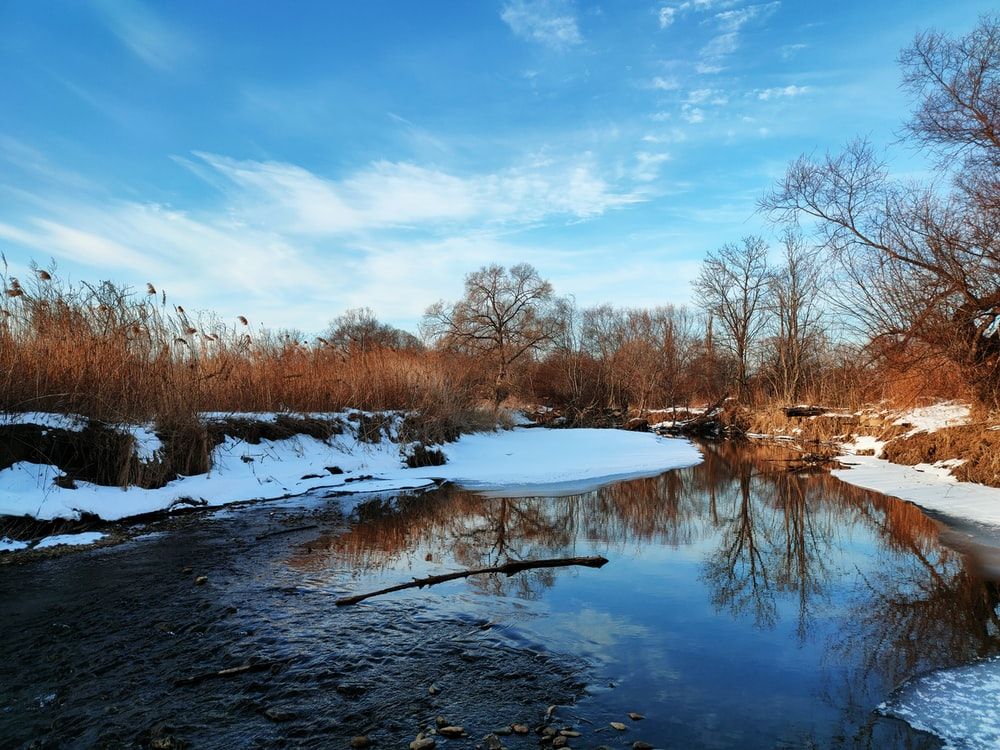
#> input picture OpenCV/sample.jpeg, 1000 x 750 px
$ python '3-drawing&WritingOnImages.py'
#> lines starting #> are read from the running program, lines starting #| are printed output that depends on the picture
import cv2
import numpy as np

img = cv2.imread('sample.jpeg', cv2.IMREAD_COLOR) # Reading image
#> img is the input picture: shape (750, 1000, 3); mean B, G, R 145.6, 126.5, 97.9
cv2.line(img , (0,0) , (150,150) , (255,255,255) , 15)
##### Drawing a line #####
# 1st param - where to draw a line
# 2nd param - starting coordinates of the line
# 3rd param - ending coordinates of the line
# 4th param - colour of line in bgr format
# 5th param - line width

cv2.rectangle(img , (200,200) , (400,400) , (0,255,0) ,10)
##### Drawing a rectangle #####
# 1st param - where to draw a line
# 2nd param - top left coordinates of the rectangle
# 3rd param - bottom right coordinates of the rectangle
# 4th param - colour of rectangle in bgr format
# 5th param - rectangle width

cv2.circle(img , (500,500) , 50 , (0,0,255) ,-1)
##### Drawing a circle #####
# 1st param - where to draw a circle
# 2nd param - centre coordinates
# 3rd param - radius
# 4th param - colour of circle
# 5th param - -1 indicates to fill the circle

pts = np.array([[10,5] ,[20,40] , [100,200] ,[60,80]] , np.int32)
cv2.polylines(img , [pts] , True , (255,0,255), 5)
##### Drawing a polygon #####
# 1st param - where to draw a polygon
# 2nd param - array of points
# 3rd param - whether last point should connect to the first point
# 4th param - colour of polygon
# 5th param - width

font = cv2.FONT_HERSHEY_COMPLEX
cv2.putText(img , 'Hello World', (800,400) ,font , 1 , (145,234,12), 2 , cv2.LINE_AA)
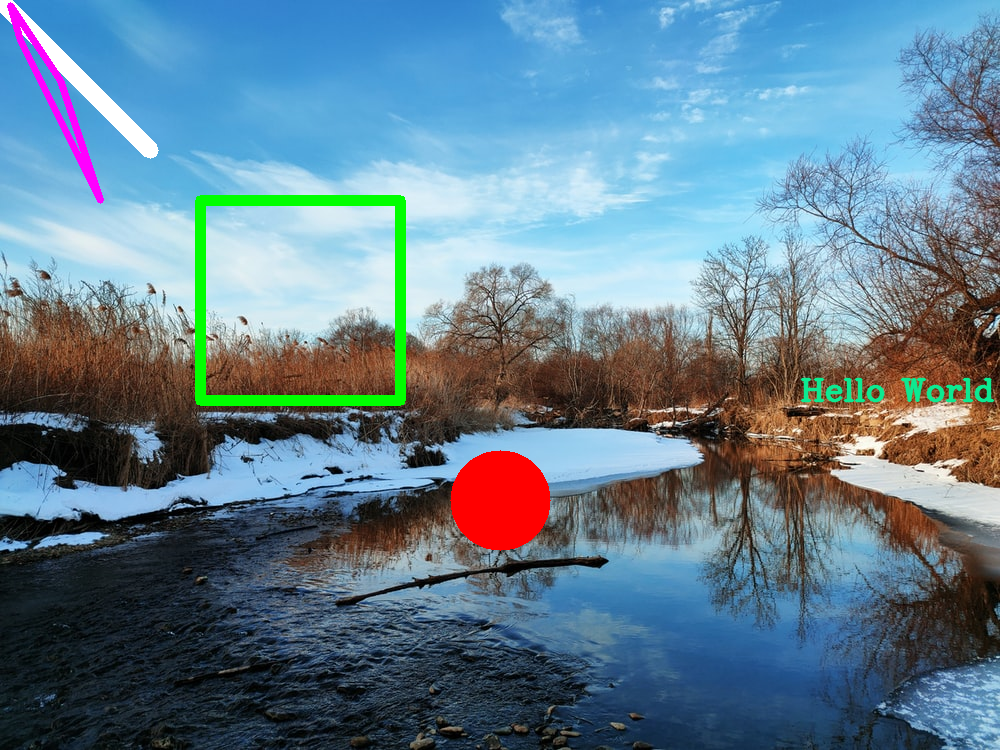
#> img: shape (750, 1000, 3); mean B, G, R 143, 126.6, 98.8
##### Drawing a polygon #####
# 1st param - where to write
# 2nd param - what to write
# 3rd param - starting coordinates
# 4th param - what font to use
# 5th param - size of text
# 6th param - color of text
# 7th param - spacing between the letters

cv2.imshow('image' , img)

cv2.waitKey(0)
cv2.destroyAllWindows
